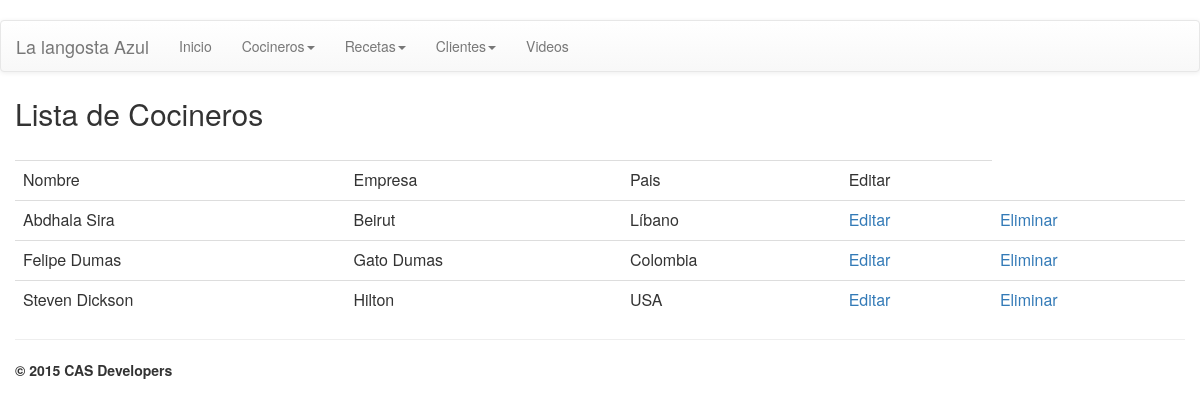
Page /index.php/crudcocineros on the committed database.
### tables this page shows
CREATE TABLE IF NOT EXISTS `cocineros` (
`id` int(11) NOT NULL,
  `nombre` char(50) DEFAULT NULL,
  `empresa` char(100) DEFAULT NULL,
  `pais` char(100) DEFAULT NULL
);

### application/controllers/crudcocineros.php (called while the page is built, shortened)
<?php if (!defined("BASEPATH")) exit("No puede acceder directamente a este archivo");
class Crudcocineros extends CI_Controller {
	public function __construct()
	{
		$this->load->model("cocineros_model");
	}
	public function index(){
		$cocineros = $this->cocineros_model->listar();
		$this->load->view("templates/header", array(
				"title" => "Lista de Cocineros"
			) );
		$this->load->view("cocineros/listado", array(
				"cocineros" => $cocineros
			));
		$this->load->view("templates/footer");
	}
}

### index.php (called while the page is built, shortened)
<?php
require_once BASEPATH.'core/CodeIgniter.php';

### application/models/cocineros_model.php (called while the page is built, shortened)
<?php if (!defined("BASEPATH")) exit("No puede acceder directamente a este archivo");
class cocineros_model extends CI_Model {
  public function listar(){
    $this->db->select("id, nombre, empresa, pais");
    $this->db->order_by("nombre ASC");
    $this->db->from("cocineros");
    $retorno = $this->db->get();
    return $retorno->result_array();
  }
}

### application/views/cocineros/listado.php (the view, shortened to what this page needs)
<table class="table table-hover"><br>
  <tr>
    <td>Nombre</td>
    <td>Empresa</td>
    <td>Pais</td>
    <td>Editar</td>
  </tr>
  <?php foreach($cocineros as $fila){ ?>
  <tr>
      <td><?php echo $fila["nombre"]; ?></td>
      <td><?php echo $fila["empresa"]; ?></td>
      <td><?php echo $fila["pais"]; ?></td>
      <td><?php echo anchor("crudcocineros/editar/".$fila["id"], 'Editar', 'title="Editar Cocinero"'); ?></td>
      <td><?php echo anchor("crudcocineros/eliminar/".$fila["id"], 'Eliminar'); ?></td>
  </tr>
  <?php } ?>
  </table>

### application/views/templates/header.php (style rules this page uses)
body { padding-top: 20px; padding-bottom: 20px; }

### rows in the picture
cocineros: nombre "Abdhala Sira", empresa "Beirut", pais "Líbano", id "Editar", id "Eliminar"
cocineros: nombre "Felipe Dumas", empresa "Gato Dumas", pais "Colombia", id "Editar", id "Eliminar"
cocineros: nombre "Steven Dickson", empresa "Hilton", pais "USA", id "Editar", id "Eliminar"

### other values in the picture
$title "Lista de Cocineros"
